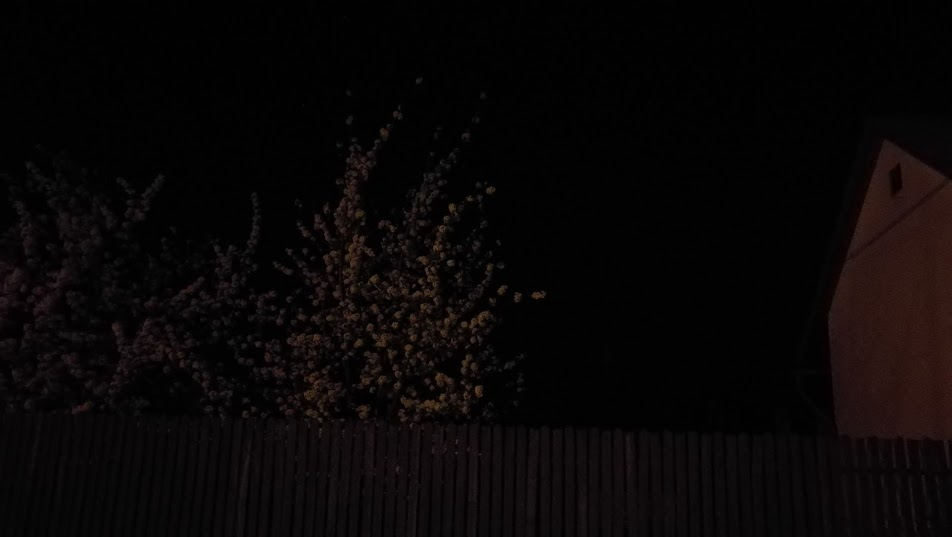
#> input picture KopaneczTamas_TYFREQ_2/street_dark.jpg, 952 x 537 px
$ python KopaneczTamas_TYFREQ.py   (older library calls are emulated)
#> lines starting #> are read from the running program, lines starting #| are printed output that depends on the picture
import cv2
import numpy as np
from matplotlib import pyplot as plt

simg = cv2.imread('street_dark.jpg', cv2.IMREAD_COLOR)
#> simg is the input picture: shape (537, 952, 3); mean B, G, R 6.2, 6.2, 9
cv2.imshow('eredeti', simg)
cv2.imwrite('eredeti.png', simg)

def contrast(src):
    cnt = 80
    brght = 130
    x = np.arange(0, 256, 1)

    factor = (259 * (cnt + 255)) / (255 * (259 - cnt))
    lut = np.uint8(np.clip(brght + (factor * (np.float32(x) - 128.0) + 128), 0, 255))
    cImage = cv2.LUT(src, lut)
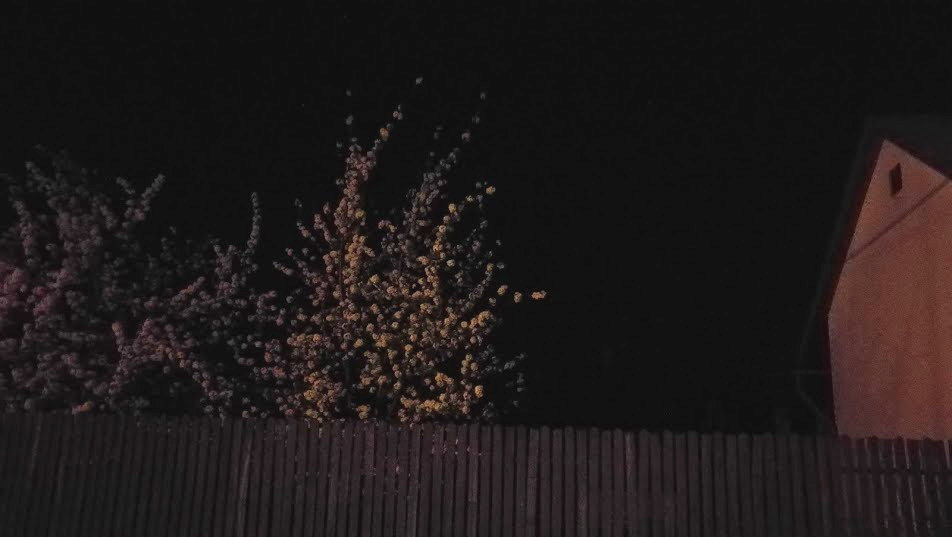
#> cImage: shape (537, 952, 3); mean B, G, R 26, 26, 31.2
    return cImage
cv2.imshow('kontraszt',contrast(simg))
cv2.imwrite('kontrasztos.png', contrast(simg))

def img_gamma(src):
    lut = np.arange(0, 256, 1, np.float32)
    lut = lut / 255.0
    lut = lut ** 0.7
    lut = np.uint8(lut * 255.0)
    gammas = cv2.LUT(src, lut, None)
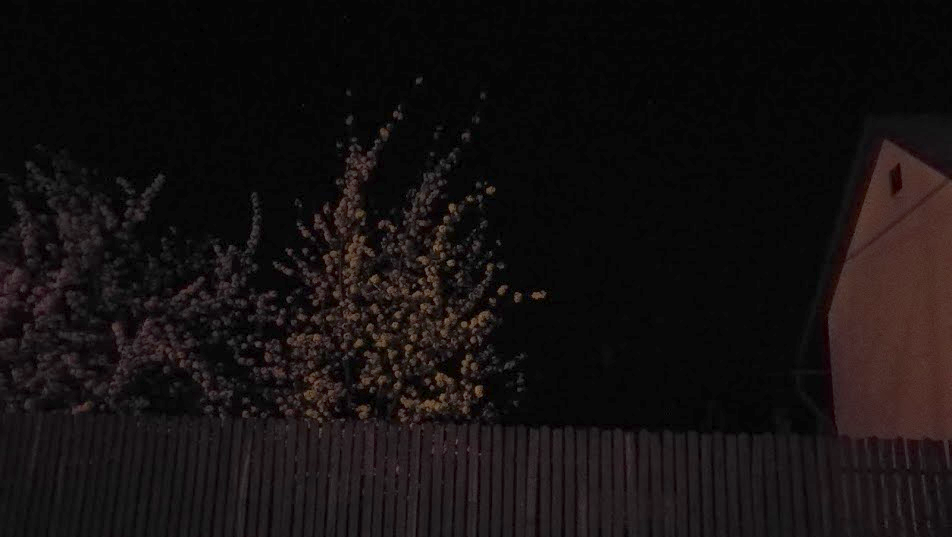
#> gammas: shape (537, 952, 3); mean B, G, R 16.3, 16.3, 20.6
    return  gammas

cv2.imshow('gamma', img_gamma(simg))
cv2.imwrite('gammas.png', img_gamma(simg))

imgLab = cv2.cvtColor(simg, cv2.COLOR_BGR2Lab)
#> imgLab: shape (537, 952, 3); mean of channels 0, 1, 2 5.5, 129.2, 128.5
L, a, b = cv2.split(imgLab)
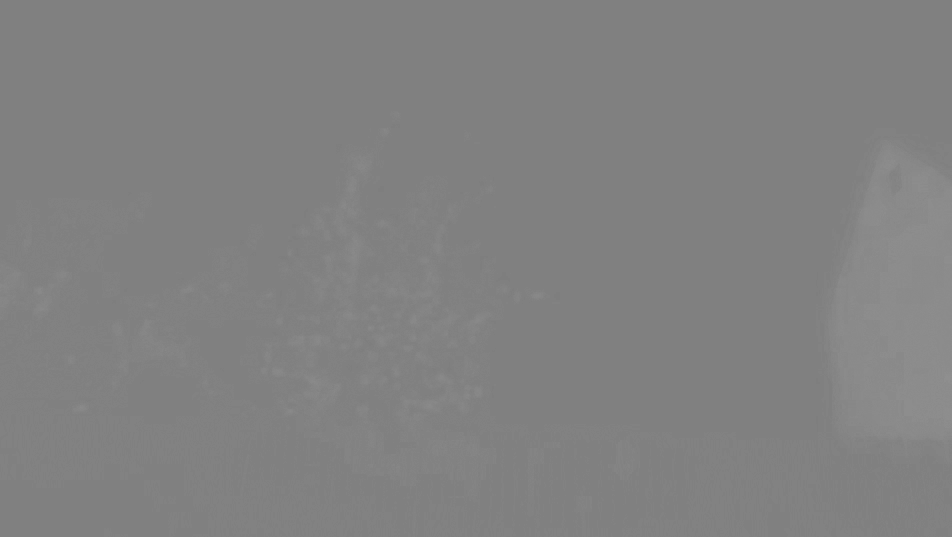
#> a: shape (537, 952); min 126, max 144, mean 129.2


l_histeq = cv2.equalizeHist(L)

def normalize(src):
    th_lower = 140
    th_upper = 240
    src[src > th_upper] = th_upper
    src[src < th_lower] = th_lower
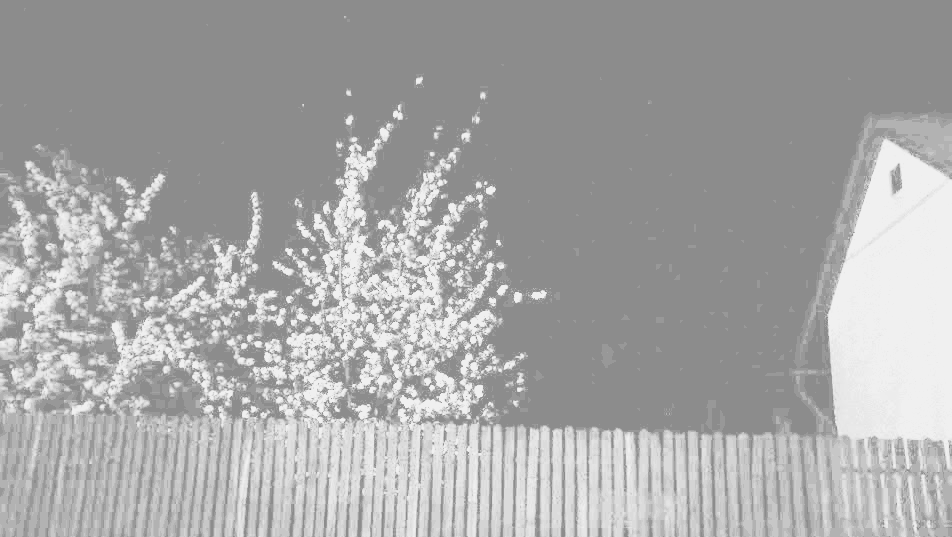
#> src: shape (537, 952); min 140, max 240, mean 167.2
    hist_stretch = cv2.normalize(src, None, 0, 255, norm_type=cv2.NORM_MINMAX, dtype=cv2.CV_8UC1)
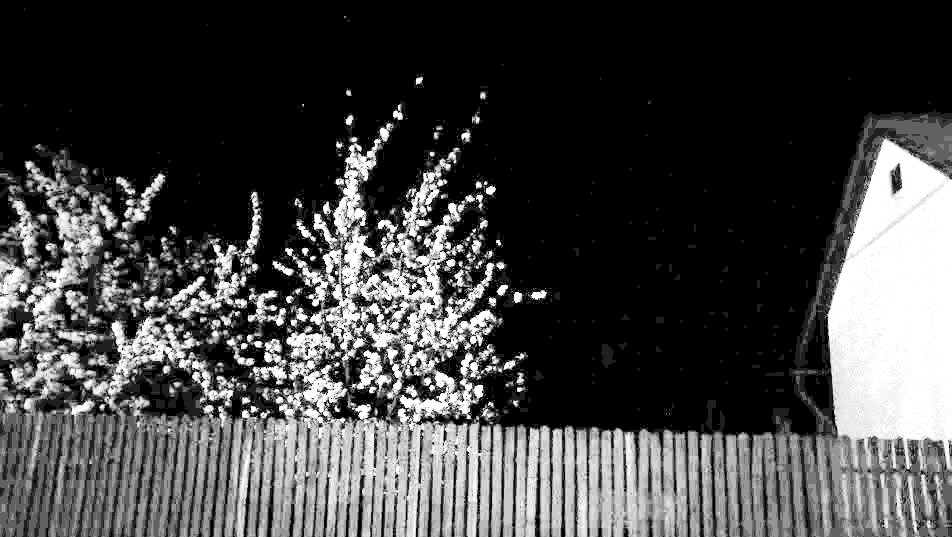
#> hist_stretch: shape (537, 952); min 0, max 255, mean 69.4
    return hist_stretch

def multiply(src):
    lut = np.arange(0, 256, 1, np.float32)
#> lut = 256 values from 0 to 255
    lut = lut / 255.0
#> lut = 256 values from 0 to 1
    lut = lut * 1.2
#> lut = 256 values from 0 to 1.2
    lut = np.uint8(lut * 255.0)
#> lut = 256 values, max 255 at index 213, min 0 at index 0, mean 110.6
    res = cv2.LUT(src, lut, None)
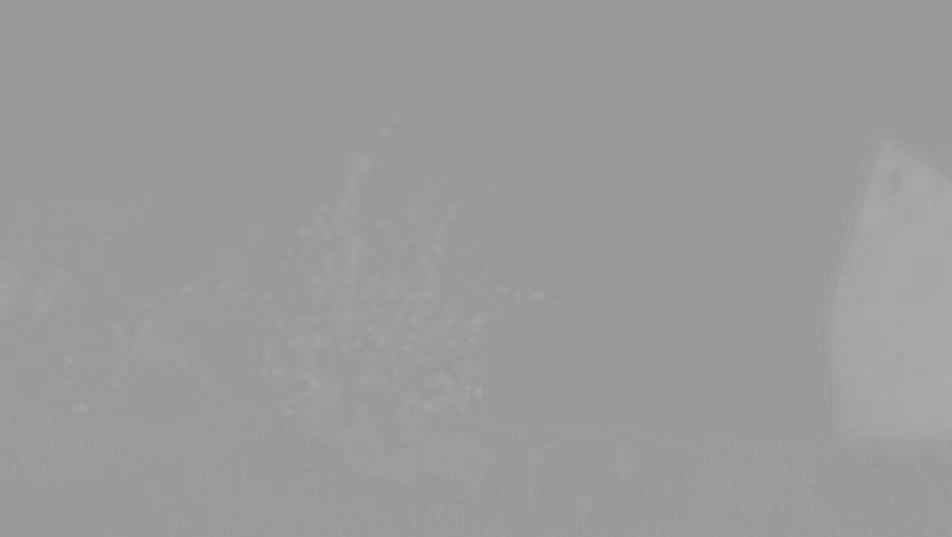
#> res: shape (537, 952); min 151, max 172, mean 154.5
    return res

combined = cv2.merge([normalize(l_histeq), multiply(a), multiply(b)])
#> combined: shape (537, 952, 3); mean of channels 0, 1, 2 69.4, 154.5, 153.6
cv2.imshow("Combined", combined)
cv2.imwrite('combined.png', combined)

result = cv2.cvtColor(combined, cv2.COLOR_Lab2BGR)
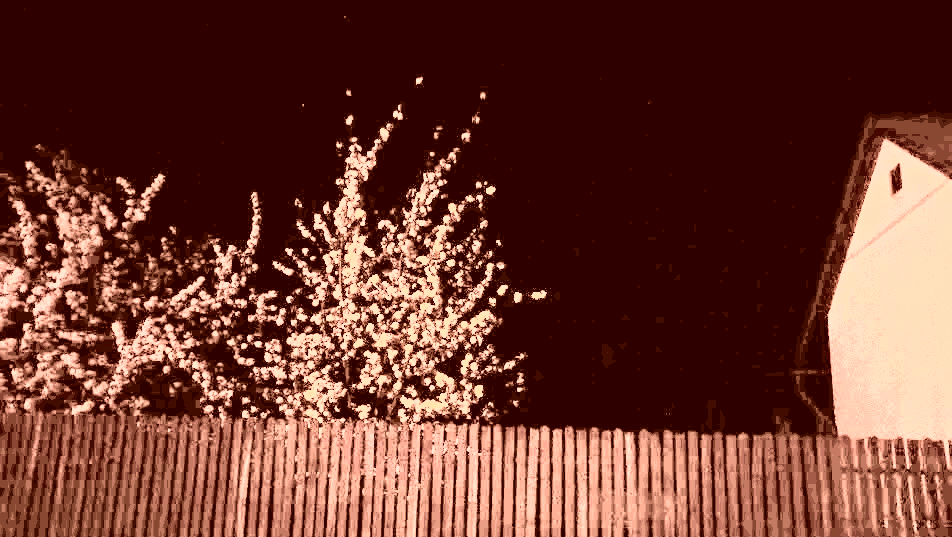
#> result: shape (537, 952, 3); mean B, G, R 46.9, 57.6, 110.7

#cv2.imshow('',imgc)
#cv2.imshow('histed_l',l_histeq)
cv2.imshow('normalized', normalize(l_histeq))
cv2.imwrite('normalized.png', normalize(l_histeq))
cv2.imshow('final', result)
cv2.imwrite('colored.png', result)

cv2.waitKey(0)
